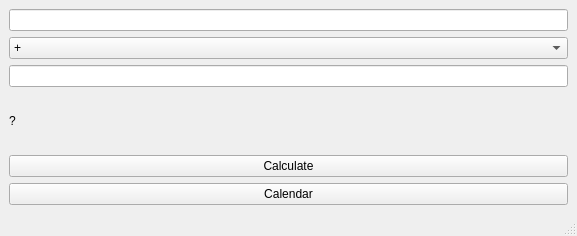
<?xml version="1.0" encoding="UTF-8"?>
<ui version="4.0">
 <class>MainWindow</class>
 <widget class="QMainWindow" name="MainWindow">
  <property name="geometry">
   <rect>
    <x>0</x>
    <y>0</y>
    <width>577</width>
    <height>236</height>
   </rect>
  </property>
  <property name="windowTitle">
   <string>MainWindow</string>
  </property>
  <widget class="QWidget" name="centralwidget">
   <layout class="QVBoxLayout" name="verticalLayout_2">
    <item>
     <layout class="QVBoxLayout" name="verticalLayout">
      <item>
       <widget class="QLineEdit" name="lineEdit_2"/>
      </item>
      <item>
       <widget class="QComboBox" name="operator_2">
        <item>
         <property name="text">
          <string>+</string>
         </property>
        </item>
        <item>
         <property name="text">
          <string>-</string>
         </property>
        </item>
        <item>
         <property name="text">
          <string>/</string>
         </property>
        </item>
        <item>
         <property name="text">
          <string>*</string>
         </property>
        </item>
       </widget>
      </item>
      <item>
       <widget class="QLineEdit" name="lineEdit"/>
      </item>
     </layout>
    </item>
    <item>
     <widget class="QLabel" name="labelAnswer">
      <property name="text">
       <string>?</string>
      </property>
     </widget>
    </item>
    <item>
     <widget class="QPushButton" name="buttonCalculate">
      <property name="text">
       <string>Calculate</string>
      </property>
     </widget>
    </item>
    <item>
     <widget class="QPushButton" name="pushButton">
      <property name="text">
       <string>Calendar</string>
      </property>
     </widget>
    </item>
   </layout>
  </widget>
  <widget class="QMenuBar" name="menubar">
   <property name="geometry">
    <rect>
     <x>0</x>
     <y>0</y>
     <width>577</width>
     <height>22</height>
    </rect>
   </property>
  </widget>
  <widget class="QStatusBar" name="statusbar"/>
 </widget>
 <resources/>
 <connections/>
</ui>
